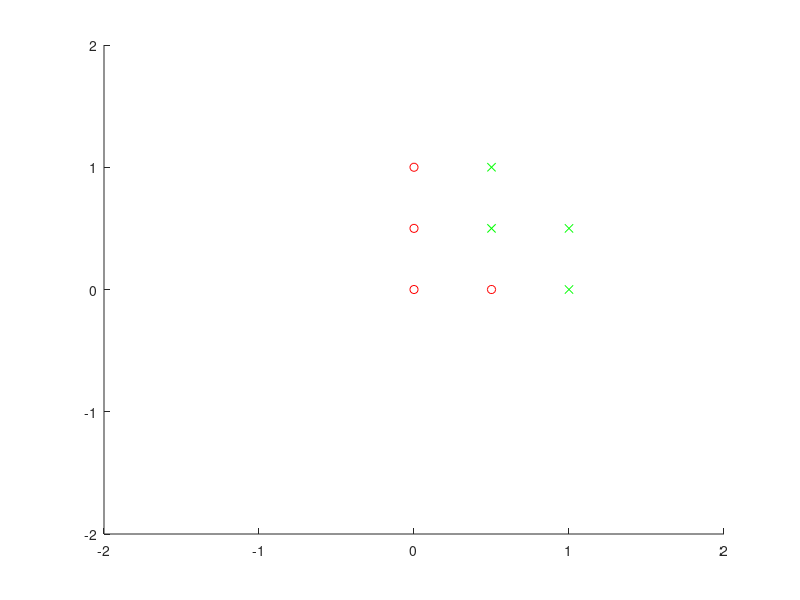

Write the MATLAB code that produced this figure. (Note: this script raises an error after producing the figure.)
X = [0 0 0 0.5 0.5 0.5 1 1;0 0.5 1 0 0.5 1 0 0.5];
T = [1 1 1 1 -1 -1 -1 -1];
figure(1), hold on;
eticheta1 = find(T==1);
etichetaMinus1 = find(T==-1);
plot(X(1,eticheta1),X(2,eticheta1),'or');
plot(X(1,etichetaMinus1),X(2,etichetaMinus1),'xg');
axis([-2 2 -2 2]);

net = perceptron;
net.layers{1}.transferFcn = 'hardlims';
net = configure(net,X,T);
net.inputWeights{1}.initFcn = 'rands';
net.biases{1}.initFcn = 'rands';
net = init(net);
net.trainParam.epochs = 1;
epocaCurenta = 1;

while(epocaCurenta <= 100)
    wOld = net.IW{1};
    bOld = net.b{1};
    net = train(net, X, T);
    figure(gcf), plotpc(net.IW{1}, net.b{1});
    %pause(3);
    epocaCurenta = epocaCurenta + 1;
    if (isequal(wOld, net.IW{1}) && isequal(bOld, net.b{1}))
        break;
    end
end    
    


%pct 4
X = [0 0 0 0.5 0.5 0.5 1 1 -50;0 0.5 1 0 0.5 1 0 0.5 90];
T = [1 1 1 1 -1 -1 -1 -1 1];
net = perceptron;
net = configure(net,X,T);
net.layers{1}.transferFcn = 'hardlims';
net.trainParam.epochs = 1000;
net.inputWeights{1}.learnFcn = 'learnpn'; % learnp normalized x / norma(x)
% pct 5 net.biases{1}.learnFcn = 'learnpn';
net = init(net);
net = train(net,X,T);

% pct 8
net.trainFcn = 'trainb';